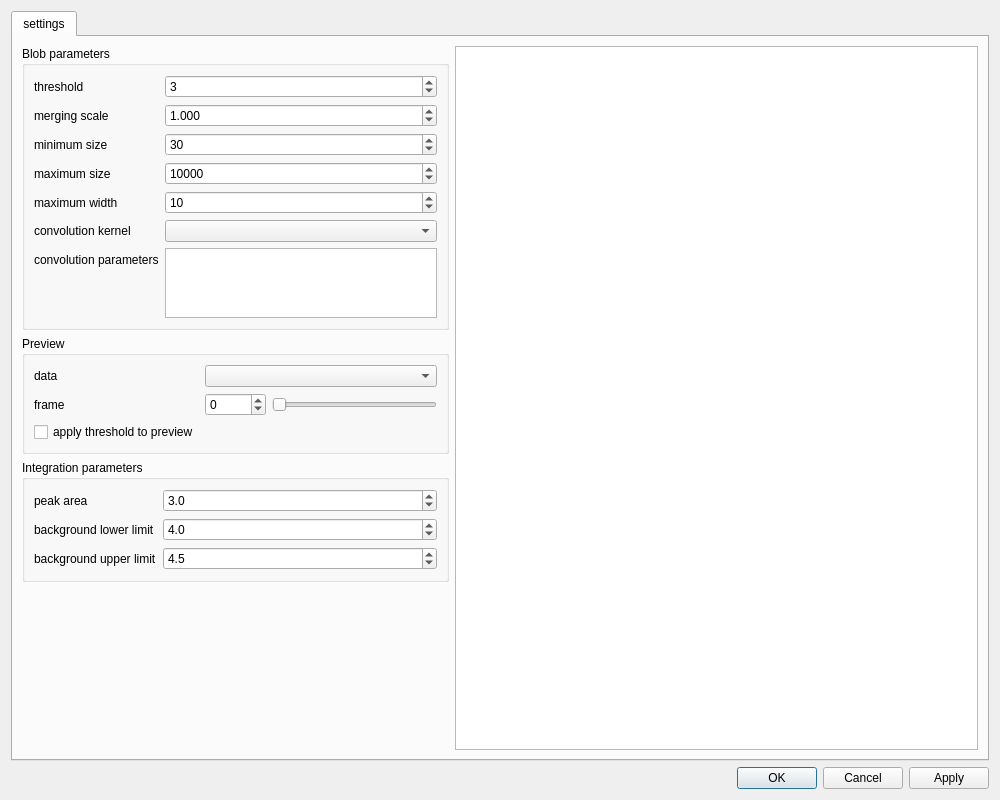
<?xml version="1.0" encoding="UTF-8"?>
<ui version="4.0">
 <class>FramePeakFinder</class>
 <widget class="NSXQFrame" name="Frame">
  <property name="geometry">
   <rect>
    <x>0</x>
    <y>0</y>
    <width>1000</width>
    <height>800</height>
   </rect>
  </property>
  <property name="minimumSize">
   <size>
    <width>1000</width>
    <height>800</height>
   </size>
  </property>
  <property name="windowTitle">
   <string>Peak finder</string>
  </property>
  <layout class="QVBoxLayout" name="verticalLayout_3">
   <item>
    <widget class="QTabWidget" name="tabs">
     <property name="currentIndex">
      <number>0</number>
     </property>
     <widget class="QWidget" name="tab1">
      <attribute name="title">
       <string>settings</string>
      </attribute>
      <layout class="QVBoxLayout" name="verticalLayout_2">
       <item>
        <layout class="QHBoxLayout" name="horizontalLayout_2" stretch="0,1">
         <item>
          <layout class="QVBoxLayout" name="verticalLayout">
           <item>
            <widget class="QGroupBox" name="groupBox">
             <property name="toolTip">
              <string>&lt;html&gt;&lt;head/&gt;&lt;body&gt;&lt;p&gt;The parameters  for performing the blob search.&lt;/p&gt;&lt;/body&gt;&lt;/html&gt;</string>
             </property>
             <property name="title">
              <string>Blob parameters</string>
             </property>
             <layout class="QFormLayout" name="formLayout">
              <item row="0" column="0">
               <widget class="QLabel" name="label">
                <property name="text">
                 <string>threshold</string>
                </property>
               </widget>
              </item>
              <item row="0" column="1">
               <widget class="QSpinBox" name="threshold">
                <property name="toolTip">
                 <string>&lt;html&gt;&lt;head/&gt;&lt;body&gt;&lt;p&gt;The intensity threshold over which a pixel is considered as part of a blob.&lt;/p&gt;&lt;/body&gt;&lt;/html&gt;</string>
                </property>
                <property name="wrapping">
                 <bool>true</bool>
                </property>
                <property name="minimum">
                 <number>1</number>
                </property>
                <property name="maximum">
                 <number>1000000</number>
                </property>
                <property name="value">
                 <number>3</number>
                </property>
               </widget>
              </item>
              <item row="1" column="0">
               <widget class="QLabel" name="label_2">
                <property name="text">
                 <string>merging scale</string>
                </property>
               </widget>
              </item>
              <item row="1" column="1">
               <widget class="QDoubleSpinBox" name="merge_scale">
                <property name="toolTip">
                 <string>&lt;html&gt;&lt;head/&gt;&lt;body&gt;&lt;p&gt;The blob merging scale (in \u03C3 unit). Two blobs whose corresponding  ellipsoids overlap will be merged as a sigle blob.  &lt;/p&gt;&lt;/body&gt;&lt;/html&gt;</string>
                </property>
                <property name="wrapping">
                 <bool>true</bool>
                </property>
                <property name="decimals">
                 <number>3</number>
                </property>
                <property name="minimum">
                 <double>1.000000000000000</double>
                </property>
                <property name="maximum">
                 <double>10.000000000000000</double>
                </property>
                <property name="singleStep">
                 <double>0.001000000000000</double>
                </property>
               </widget>
              </item>
              <item row="2" column="0">
               <widget class="QLabel" name="label_3">
                <property name="text">
                 <string>minimum size</string>
                </property>
               </widget>
              </item>
              <item row="2" column="1">
               <widget class="QSpinBox" name="min_blob_size">
                <property name="toolTip">
                 <string>&lt;html&gt;&lt;head/&gt;&lt;body&gt;&lt;p&gt;The minimum size of a blob for being considered as a peak&lt;/p&gt;&lt;/body&gt;&lt;/html&gt;</string>
                </property>
                <property name="wrapping">
                 <bool>true</bool>
                </property>
                <property name="minimum">
                 <number>1</number>
                </property>
                <property name="maximum">
                 <number>10000</number>
                </property>
                <property name="value">
                 <number>30</number>
                </property>
               </widget>
              </item>
              <item row="3" column="0">
               <widget class="QLabel" name="label_4">
                <property name="text">
                 <string>maximum size</string>
                </property>
               </widget>
              </item>
              <item row="3" column="1">
               <widget class="QSpinBox" name="max_blob_size">
                <property name="toolTip">
                 <string>&lt;html&gt;&lt;head/&gt;&lt;body&gt;&lt;p&gt;The maximum size of a blob for being considered as a peak.&lt;/p&gt;&lt;/body&gt;&lt;/html&gt;</string>
                </property>
                <property name="wrapping">
                 <bool>true</bool>
                </property>
                <property name="minimum">
                 <number>1</number>
                </property>
                <property name="maximum">
                 <number>100000</number>
                </property>
                <property name="value">
                 <number>10000</number>
                </property>
               </widget>
              </item>
              <item row="4" column="0">
               <widget class="QLabel" name="label_5">
                <property name="text">
                 <string>maximum width</string>
                </property>
               </widget>
              </item>
              <item row="4" column="1">
               <widget class="QSpinBox" name="max_blob_width">
                <property name="toolTip">
                 <string>&lt;html&gt;&lt;head/&gt;&lt;body&gt;&lt;p&gt;The maximum width in frames of a blob for being considered as a peak.&lt;/p&gt;&lt;/body&gt;&lt;/html&gt;</string>
                </property>
                <property name="wrapping">
                 <bool>true</bool>
                </property>
                <property name="minimum">
                 <number>1</number>
                </property>
                <property name="maximum">
                 <number>100</number>
                </property>
                <property name="value">
                 <number>10</number>
                </property>
               </widget>
              </item>
              <item row="5" column="0">
               <widget class="QLabel" name="label_6">
                <property name="text">
                 <string>convolution kernel</string>
                </property>
               </widget>
              </item>
              <item row="5" column="1">
               <widget class="QComboBox" name="convolution_kernels">
                <property name="toolTip">
                 <string>&lt;html&gt;&lt;head/&gt;&lt;body&gt;&lt;p&gt;The convolution kernel used for smoothing the image prior finding peaks.&lt;/p&gt;&lt;/body&gt;&lt;/html&gt;</string>
                </property>
               </widget>
              </item>
              <item row="6" column="0">
               <widget class="QLabel" name="label_7">
                <property name="text">
                 <string>convolution parameters</string>
                </property>
               </widget>
              </item>
              <item row="6" column="1">
               <widget class="QTableWidget" name="convolution_parameters">
                <property name="toolTip">
                 <string>&lt;html&gt;&lt;head/&gt;&lt;body&gt;&lt;p&gt;The parameters of the convolution kernel used for smoothing the image prior finding peaks.&lt;/p&gt;&lt;/body&gt;&lt;/html&gt;</string>
                </property>
                <property name="sizeAdjustPolicy">
                 <enum>QAbstractScrollArea::AdjustToContents</enum>
                </property>
                <property name="columnCount">
                 <number>2</number>
                </property>
                <attribute name="horizontalHeaderVisible">
                 <bool>false</bool>
                </attribute>
                <attribute name="horizontalHeaderStretchLastSection">
                 <bool>true</bool>
                </attribute>
                <attribute name="verticalHeaderVisible">
                 <bool>false</bool>
                </attribute>
                <column/>
                <column/>
               </widget>
              </item>
             </layout>
            </widget>
           </item>
           <item>
            <widget class="QGroupBox" name="groupBox_2">
             <property name="title">
              <string>Preview</string>
             </property>
             <layout class="QFormLayout" name="formLayout_2">
              <item row="0" column="0">
               <widget class="QLabel" name="label_8">
                <property name="text">
                 <string>data</string>
                </property>
               </widget>
              </item>
              <item row="0" column="1">
               <widget class="QComboBox" name="selected_data">
                <property name="toolTip">
                 <string>&lt;html&gt;&lt;head/&gt;&lt;body&gt;&lt;p&gt;The selected data for previewing the peak search.&lt;/p&gt;&lt;/body&gt;&lt;/html&gt;</string>
                </property>
               </widget>
              </item>
              <item row="1" column="0">
               <widget class="QLabel" name="label_9">
                <property name="text">
                 <string>frame</string>
                </property>
               </widget>
              </item>
              <item row="1" column="1">
               <layout class="QHBoxLayout" name="horizontalLayout">
                <item>
                 <widget class="QSpinBox" name="selected_frame">
                  <property name="toolTip">
                   <string>&lt;html&gt;&lt;head/&gt;&lt;body&gt;&lt;p&gt;The selected frame for previewing the peak search.&lt;/p&gt;&lt;/body&gt;&lt;/html&gt;</string>
                  </property>
                  <property name="wrapping">
                   <bool>true</bool>
                  </property>
                  <property name="maximum">
                   <number>10000</number>
                  </property>
                 </widget>
                </item>
                <item>
                 <widget class="QSlider" name="selected_frame_slider">
                  <property name="toolTip">
                   <string>&lt;html&gt;&lt;head/&gt;&lt;body&gt;&lt;p&gt;The selected frame for previewing the peak search.&lt;/p&gt;&lt;/body&gt;&lt;/html&gt;</string>
                  </property>
                  <property name="maximum">
                   <number>10000</number>
                  </property>
                  <property name="orientation">
                   <enum>Qt::Horizontal</enum>
                  </property>
                 </widget>
                </item>
               </layout>
              </item>
              <item row="2" column="0">
               <widget class="QCheckBox" name="apply_threshold">
                <property name="toolTip">
                 <string>&lt;html&gt;&lt;head/&gt;&lt;body&gt;&lt;p&gt;The intensity threshold will be applied for clipping the preview.&lt;/p&gt;&lt;/body&gt;&lt;/html&gt;</string>
                </property>
                <property name="text">
                 <string>apply threshold to preview</string>
                </property>
               </widget>
              </item>
             </layout>
            </widget>
           </item>
           <item>
            <widget class="QGroupBox" name="groupBox_3">
             <property name="title">
              <string>Integration parameters</string>
             </property>
             <layout class="QFormLayout" name="formLayout_3">
              <item row="0" column="0">
               <widget class="QLabel" name="label_10">
                <property name="text">
                 <string>peak area</string>
                </property>
               </widget>
              </item>
              <item row="0" column="1">
               <widget class="QDoubleSpinBox" name="peak_scale">
                <property name="toolTip">
                 <string>&lt;html&gt;&lt;head/&gt;&lt;body&gt;&lt;p&gt;The peak area scale (in \u03C3 unit).&lt;/p&gt;&lt;/body&gt;&lt;/html&gt;</string>
                </property>
                <property name="wrapping">
                 <bool>true</bool>
                </property>
                <property name="decimals">
                 <number>1</number>
                </property>
                <property name="minimum">
                 <double>1.000000000000000</double>
                </property>
                <property name="maximum">
                 <double>10.000000000000000</double>
                </property>
                <property name="singleStep">
                 <double>0.100000000000000</double>
                </property>
                <property name="value">
                 <double>3.000000000000000</double>
                </property>
               </widget>
              </item>
              <item row="1" column="0">
               <widget class="QLabel" name="label_11">
                <property name="text">
                 <string>background lower limit</string>
                </property>
               </widget>
              </item>
              <item row="1" column="1">
               <widget class="QDoubleSpinBox" name="background_begin_scale">
                <property name="toolTip">
                 <string>&lt;html&gt;&lt;head/&gt;&lt;body&gt;&lt;p&gt;The background lower limit area scale (in \u03C3 unit).&lt;/p&gt;&lt;/body&gt;&lt;/html&gt;</string>
                </property>
                <property name="wrapping">
                 <bool>true</bool>
                </property>
                <property name="decimals">
                 <number>1</number>
                </property>
                <property name="minimum">
                 <double>1.000000000000000</double>
                </property>
                <property name="maximum">
                 <double>10.000000000000000</double>
                </property>
                <property name="singleStep">
                 <double>0.100000000000000</double>
                </property>
                <property name="value">
                 <double>4.000000000000000</double>
                </property>
               </widget>
              </item>
              <item row="2" column="0">
               <widget class="QLabel" name="label_12">
                <property name="text">
                 <string>background upper limit</string>
                </property>
               </widget>
              </item>
              <item row="2" column="1">
               <widget class="QDoubleSpinBox" name="background_end_scale">
                <property name="toolTip">
                 <string>&lt;html&gt;&lt;head/&gt;&lt;body&gt;&lt;p&gt;The background upper limit area scale (in \u03C3 unit).&lt;/p&gt;&lt;/body&gt;&lt;/html&gt;</string>
                </property>
                <property name="wrapping">
                 <bool>true</bool>
                </property>
                <property name="decimals">
                 <number>1</number>
                </property>
                <property name="minimum">
                 <double>1.000000000000000</double>
                </property>
                <property name="maximum">
                 <double>10.000000000000000</double>
                </property>
                <property name="singleStep">
                 <double>0.100000000000000</double>
                </property>
                <property name="value">
                 <double>4.500000000000000</double>
                </property>
               </widget>
              </item>
             </layout>
            </widget>
           </item>
           <item>
            <spacer name="verticalSpacer">
             <property name="orientation">
              <enum>Qt::Vertical</enum>
             </property>
             <property name="sizeHint" stdset="0">
              <size>
               <width>20</width>
               <height>40</height>
              </size>
             </property>
            </spacer>
           </item>
          </layout>
         </item>
         <item>
          <widget class="QGraphicsView" name="preview"/>
         </item>
        </layout>
       </item>
      </layout>
     </widget>
    </widget>
   </item>
   <item>
    <widget class="QDialogButtonBox" name="actions">
     <property name="standardButtons">
      <set>QDialogButtonBox::Apply|QDialogButtonBox::Cancel|QDialogButtonBox::Ok</set>
     </property>
    </widget>
   </item>
  </layout>
 </widget>
 <customwidgets>
  <customwidget>
   <class>NSXQFrame</class>
   <extends>QWidget</extends>
   <header>NSXQFrame.h</header>
   <container>1</container>
  </customwidget>
 </customwidgets>
 <resources/>
 <connections/>
</ui>
